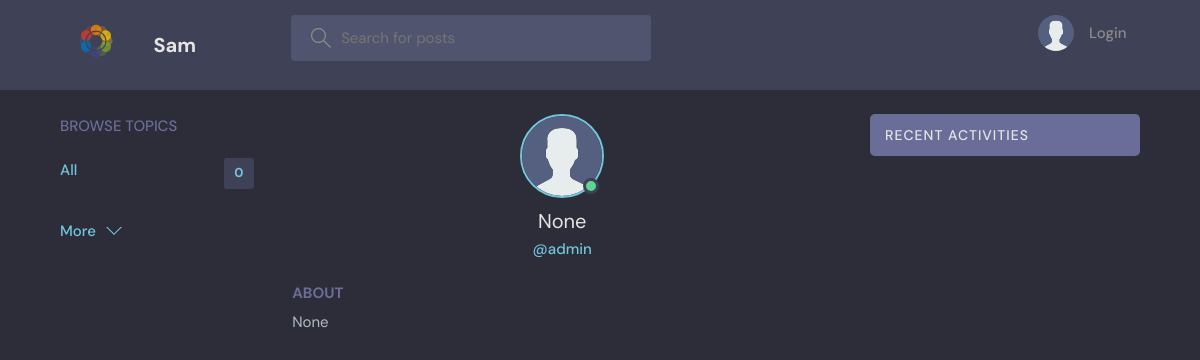
The app's page /profile/2/ with its own data.
### base/models.py (models this page shows)
class User(AbstractUser):
    name = models.CharField(max_length=200, null=True)
    email = models.EmailField(unique=True, null=True)
    bio = models.TextField(null=True)
    avatar = models.ImageField(null=True, default="avatar.svg")
    USERNAME_FIELD = 'email'
    REQUIRED_FIELDS = ['username']

### base/views.py (the view)
# urls.py: path('profile/<str:pk>/', views.userProfile, name="user-profile"),
def userProfile(request, pk):
    user = User.objects.get(id=pk)
    rooms = user.room_set.all()
    room_messages = user.message_set.all()
    topics = Topic.objects.all()
    context = {'user': user, 'rooms': rooms,
               'room_messages': room_messages, 'topics': topics}
    return render(request, 'base/profile.html', context)

### base/templates/base/profile.html (shortened to what this page needs)
{% extends 'main.html' %}
{% block content %}
<main class="profile-page layout layout--3">
  <div class="container">
    {% include 'base/topics_component.html' %}
    <div class="roomList">
      <div class="profile">
        <div class="profile__avatar">
          <div class="avatar avatar--large active">
            <img src="{{user.avatar.url}}" />
          </div>
        </div>
        <div class="profile__info">
          <h3>{{user.name}}</h3>
          <p>@{{user.username}}</p>
        </div>
        <div class="profile__about">
          <h3>About</h3>
          <p>
            {{user.bio}}
          </p>
        </div>
      </div>
    </div>
    {% include 'base/activity_component.html' %}
  </div>
</main>
{% endblock content %}

### static/styles/style.css (style rules this page uses)
:root { --color-main: #71c6dd; --color-main-light: #e1f6fb; --color-dark: #3f4156; --color-dark-medium: #51546e; --color-dark-light: #696d97; --color-light: #e5e5e5; --color-gray: #8b8b8b; --color-light-gray: #b2bdbd; --color-bg: #2d2d39; --color-success: #5dd693; --color-error: #fc4b0b; }
* { font-family: "DM Sans", -apple-system, BlinkMacSystemFont, "Segoe UI", Roboto, Oxygen, Ubuntu, Cantarell, "Open Sans", "Helvetica Neue", sans-serif; margin: 0; padding: 0; box-sizing: border-box; text-rendering: optimizeLegibility; font-size: inherit; }
html { font-size: 56.25%; }
@media only screen and (min-width: 1200px) { html { font-size: 62.5%; } }
body { line-height: 1.6; font-weight: 400; font-size: 1.5rem; color: var(--color-light-gray); background-color: var(--color-bg); min-height: 100vh; }
img { width: 100%; }
.container { max-width: 120rem; width: 90%; margin: auto; }
.avatar { position: relative; display: inline-block; border-radius: 50%; border: 2px solid var(--color-main); }
.avatar img { display: block; border-radius: 50%; object-fit: cover; object-position: center; }
.avatar::after { content: ""; display: block; position: absolute; background-color: var(--color-gray); z-index: 111; border-radius: 50%; border: 0.3rem solid var(--color-dark); }
.avatar.active::after { background-color: var(--color-success); }
.avatar.avatar--large img { display: block; width: 8rem; height: 8rem; border-radius: 50%; }
.avatar.avatar--large:after { width: 1rem; height: 1rem; bottom: 2px; right: 3.5px; }
.layout { margin-top: 2.4rem; }
.layout > .container { display: flex; justify-content: space-between; align-items: flex-start; }
.layout--3 > .container > div:nth-child(2) { flex-basis: 50%; }
.profile { margin-bottom: 3rem; }
.profile__avatar { text-align: center; }
.profile__info { text-align: center; }
.profile__info h3 { font-size: 2rem; color: var(--color-light); font-weight: 400; }
.profile__info p { color: var(--color-main); font-weight: 500; margin-bottom: 1rem; }
.profile__about { margin-top: 2rem; }
.profile__about h3 { text-transform: uppercase; color: var(--color-dark-light); margin-bottom: 0.5rem; }

### records on screen
User: avatar (placeholder picture), name "None", username "admin", bio "None"

### other values on screen
{{ topics.count }} "0"
